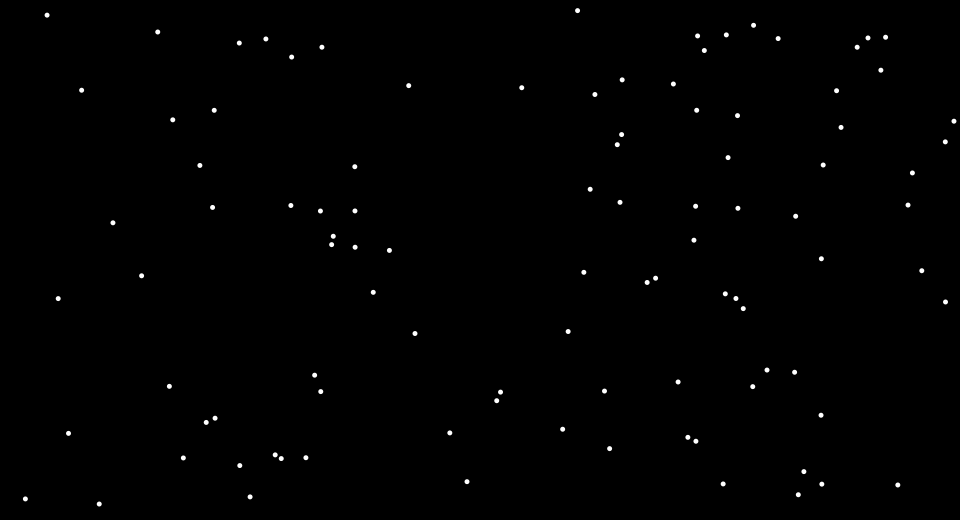
Frame 1 (no input)
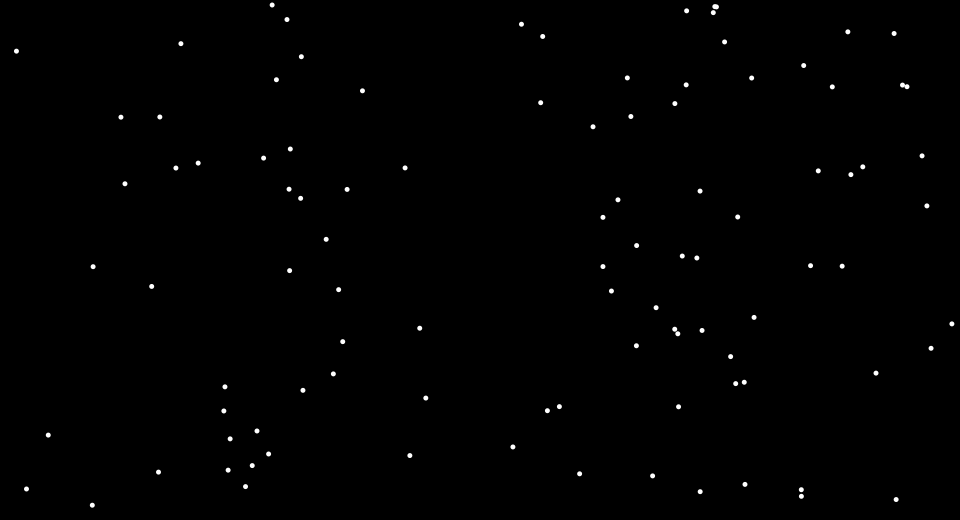
Frame 60 (the mouse pressed at the canvas centre just before this capture)
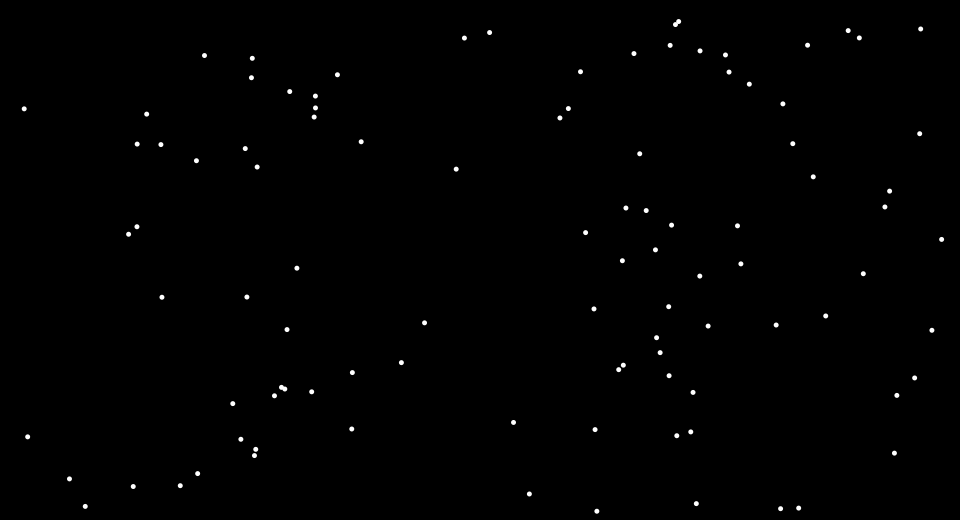
Frame 120 (the mouse held since frame 60 and released just before this capture)

The Processing sketch that drew these frames (run headless with seeded random() and noise(); from frame 60 on, the mouse is pressed at the canvas centre):

// Processing sketch: bouncingballs
// ── bouncingballs.pde
Dot[] dots = new Dot[100];

void setup(){
  size(960,520);
  background(0);
  noStroke();
  
  for(int i = 0; i < dots.length; i++){
    dots[i] = new Dot(random(width), random(height), 5);
  }
  
}

void draw(){
  background(0);
  
  for(Dot d : dots){
    d.update(dots);
    d.display();
  }
  
  
  
}

// ── dot.pde

class Dot {
  
  float x, y, r;
  float xSpeed = random(-1, 1);
  float ySpeed = random(-1, 1);
  
  Dot(float xIn, float yIn, float rIn){
    x = xIn;
    y = yIn;
    r = rIn;
  }
  
  void update(Dot[] dots){
    boolean hasSpace = true;
    
    for(Dot d : dots){
      if(dist(x,y,d.x,d.y) < (r*2)){
        
      }
    }
    
    if(hasSpace){
      x += xSpeed;
      y += ySpeed;
    }
    
    if(x > width-r){
      x = width-r;
      xSpeed *= -1;
    }
    else if (x < r){
      x = r;
      xSpeed *= -1;
    }
    
    if(y > height-r){
      y = height-r;
      ySpeed *= -1;
    }
    else if (y < r){
      y = r;
      ySpeed *= -1;
    }
  }
  
  void display(){
    circle(x,y,r);
  }
  
}
